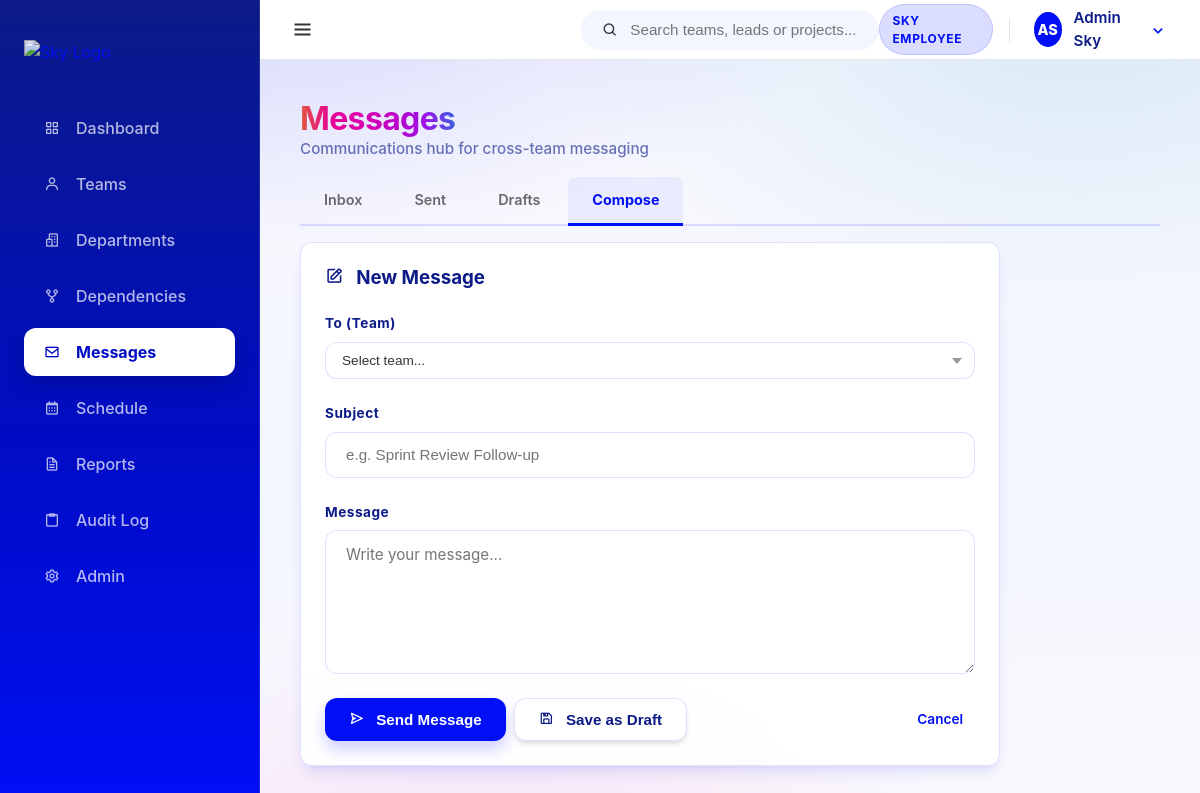
/messages/compose/ (signed in), run on the app's committed database.
### core/models.py (models this page shows, shortened)
class User(AbstractUser):
    class Meta:
        verbose_name = 'User'
        verbose_name_plural = 'Users'

### messages_app/views.py (the view, shortened to what this page needs)
# urls.py: path('compose/', views.compose, name='compose'),
@login_required
def compose(request, message_id=None):
    try:
        teams = Team.objects.all().order_by('team_name')
        existing_draft = None
        reply_body = ""
        reply_subject = ""
        prefill_team = None
        reply_to_id = request.GET.get('reply_to')
        if message_id:
            existing_draft = get_object_or_404(Message, message_id=message_id, sender_user=request.user, message_status='draft')
        all_messages = Message.objects.filter(sender_user=request.user, message_status='draft').select_related(
            'sender_user', 'team'
        ).order_by('-message_sent_at')
        final_subject = ""
        if existing_draft:
            final_subject = existing_draft.message_subject
        elif reply_subject:
            final_subject = reply_subject
        context = {
            'all_messages': all_messages,
            'teams': teams,
            'active_tab': 'compose',
            'prefill_team': prefill_team,
            'existing_draft': existing_draft,
            'reply_body': reply_body,
            'reply_subject': final_subject,
        }
        if existing_draft:
            context['reply_subject'] = existing_draft.message_subject
            context['reply_body'] = existing_draft.message_body
        return render(request, 'messages_app/inbox.html', context)
    except Exception as error:
        django_messages.error(request, f'Error composing message: {error}')
        return redirect('messages_app:inbox')

### templates/messages_app/inbox.html (shortened to what this page needs)
{% extends 'base.html' %}
{% block content %}
<div class="flex-between mb-2 animate-slide-up">
    <div>
        <h1 class="spectrum-text" style="font-size: 2rem; letter-spacing: -0.02em;">Messages</h1>
        <p style="color: var(--sky-header-blue); opacity: 0.6; font-weight: 500; font-size: 0.95rem;">Communications hub for cross-team messaging</p>
    </div>
</div>
<div class="tabs mb-2 animate-slide-up" style="animation-delay: 0.1s;">
    <a href="{% url 'messages_app:inbox' %}" class="tab-btn {% if active_tab == 'inbox' %}active{% endif %}" style="text-decoration: none;">Inbox</a>
    <a href="{% url 'messages_app:sent_messages' %}" class="tab-btn {% if active_tab == 'sent' %}active{% endif %}" style="text-decoration: none;">Sent</a>
    <a href="{% url 'messages_app:draft_messages' %}" class="tab-btn {% if active_tab == 'drafts' %}active{% endif %}" style="text-decoration: none;">Drafts</a>
    <a href="{% url 'messages_app:compose' %}" class="tab-btn {% if active_tab == 'compose' %}active{% endif %}" style="text-decoration: none;">Compose</a>
</div>
{% if active_tab == 'compose' %}
<div class="card animate-slide-up" style="animation-delay: 0.15s; max-width: 700px;">
    <h3 style="color: var(--sky-header-blue); margin-bottom: 1.5rem;">
        <i class='bx bx-edit' style="margin-right: 0.5rem;"></i> New Message
    </h3>
    <form method="post" action="{% url 'messages_app:compose' %}">
        <div class="form-group">
            <label for="compose-team">To (Team)</label>
            <select name="team" class="form-control filter-select" id="compose-team" required>
                <option value="">Select team...</option>
            </select>
        </div>
        <div class="form-group">
            <label for="compose-subject">Subject</label>
            <input type="text" name="subject" class="form-control" id="compose-subject" placeholder="e.g. Sprint Review Follow-up" value="{{ reply_subject }}" required>
        </div>
        <div class="form-group">
            <label for="compose-body">Message</label>
            <textarea name="body" class="form-control" id="compose-body" rows="6" placeholder="Write your message..." required></textarea>
        </div>
        <div class="flex gap-1" style="margin-top: 1.5rem;">
            <button type="submit" name="action" value="sent" class="btn btn-primary"><i class='bx bx-send'></i> Send Message</button>
            <button type="submit" name="action" value="draft" class="btn btn-secondary"><i class='bx bx-save'></i> Save as Draft</button>
            <a href="{% url 'messages_app:inbox' %}" class="btn btn-ghost" style="text-decoration: none; margin-left: auto;">Cancel</a>
        </div>
    </form>
</div>
{% endif %}
{% endblock %}

### templates/partials/_top_navbar.html (shortened to what this page needs)
<header class="top-navbar" style="display: flex; align-items: center; justify-content: space-between; height: 60px;">
    <div class="navbar-left">
        <button id="sidebar-toggle" class="sidebar-toggle-btn" aria-label="Toggle Sidebar">
            <i class='bx bx-menu'></i>
        </button>
    </div>
    <div class="navbar-middle">
        <div class="search-bar-container" id="global-search">
            <div class="search-bar">
                <i class='bx bx-search'></i>
                <input type="text" placeholder="Search teams, leads or projects..." id="search-input">
            </div>
        </div>
    </div>
    <div class="navbar-right" style="display: flex; align-items: center; gap: 12px;">
        <span class="badge badge-blue" style="vertical-align: middle; display: inline-flex; align-items: center;">SKY EMPLOYEE</span>
        <div class="nav-user-dropdown" id="user-dropdown-container" style="display: flex; align-items: center;">
            <div class="nav-avatar-trigger" id="user-dropdown-btn" style="display: flex; align-items: center;">
                <div class="avatar-circle small">
                    {% if user.first_name %}{{ user.first_name|first|upper }}{% else %}{{ user.username|first|upper }}{% endif %}{% if user.last_name %}{{ user.last_name|first|upper }}{% endif %}
                </div>
                <span class="user-fullname">{{ user.get_full_name|default:user.username }}</span>
                <i class='bx bx-chevron-down'></i>
            </div>
        </div>
    </div>
</header>

### assets/css/sky-layout.css (style rules this page uses)
:root { --font-size: 16px; --sky-primary: #000ff5; --sky-primary-dark: #000cc4; --sky-focus: #007ecc; --sky-surface: #fafafd; --sky-surface-strong: #f3f5ff; --sky-tint-5: rgba(0, 15, 245, 0.05); --sky-tint-10: rgba(0, 15, 245, 0.1); --sky-tint-14: rgba(0, 15, 245, 0.14); --sky-header-blue: #0c1b87; --sky-text: #333333; --sky-positive: #007e13; --sky-negative: #dd1717; --sky-attention: #f15a22; --sky-spectrum-1: #e4563e; --sky-spectrum-2: #e70296; --sky-spectrum-3: #dc01b1; --sky-spectrum-4: #be01c4; --sky-spectrum-5: #9f11e7; --sky-spectrum-6: #3d5fdf; --sky-spectrum: linear-gradient( 90deg, var(--sky-spectrum-1) 0%, var(--sky-spectrum-2) 20%, var(--sky-spectrum-3) 40%, var(--sky-spectrum-4) 60%, var(--sky-spectrum-5) 80%, var(--sky-spectrum-6) 100% ); --sky-spectrum-diagonal: linear-gradient( 135deg, var(--sky-spectrum-1) 0%, var(--sky-spectrum-2) 20%, var(--sky-spectrum-3) 40%, var(--sky-spectrum-4) 60%, var(--sky-spectrum-5) 80%, var(--sky-spectrum-6) 100% ); --primary: var(--sky-primary); --primary-foreground: #ffffff; --background: var(--sky-surface); --foreground: var(--sky-text); --card: rgba(255, 255, 255, 0.92); --card-foreground: var(--sky-text); --popover: #ffffff; --popover-foreground: var(--sky-text); --muted: var(--sky-surface-strong); --muted-foreground: rgba(51, 51, 51, 0.72); --accent: var(--sky-tint-10); --accent-foreground: var(--sky-text); --destructive: var(--sky-negative); --destructive-foreground: #ffffff; --border: rgba(0, 15, 245, 0.12); --input-background: rgba(255, 255, 255, 0.96); --ring: rgba(0, 126, 204, 0.35); --radius: 0.75rem; --sidebar-width: 260px; --header-height: 70px; --shadow-sm: 0 4px 6px -1px rgba(0, 0, 0, 0.1), 0 2px 4px -1px rgba(0, 0, 0, 0.06); --shadow-md: 0 10px 15px -3px rgba(0, 15, 245, 0.1), 0 4px 6px -2px rgba(0, 15, 245, 0.05); --shadow-lg: 0 20px 25px -5px rgba(12, 27, 135, 0.15), 0 10px 10px -5px rgba(12, 27, 135, 0.1); }
* { margin: 0; padding: 0; box-sizing: border-box; }
html body { font-family: 'Inter', system-ui, -apple-system, sans-serif; color: var(--sky-text); min-height: 100vh; line-height: 1.5; background: radial-gradient(1200px 600px at 20% -10%, rgba(0, 15, 245, 0.18) 0%, rgba(0, 15, 245, 0) 55%), radial-gradient(900px 520px at 90% 0%, rgba(0, 126, 204, 0.14) 0%, rgba(0, 126, 204, 0) 60%), radial-gradient(900px 520px at 40% 110%, rgba(220, 1, 177, 0.1) 0%, rgba(220, 1, 177, 0) 55%), linear-gradient(180deg, #fafafd 0%, #f3f5ff 60%, #fafafd 100%); background-attachment: fixed; background-size: cover; background-repeat: no-repeat; }
html body h1, html body h2, html body h3, html body h4 { color: var(--sky-header-blue); font-weight: 700; line-height: 1.2; }
html body a { color: var(--sky-primary); text-decoration: none; transition: color 0.2s ease; }
html body .top-navbar { height: 60px; background: #ffffff; border-bottom: 1px solid #e5e7eb; display: flex; align-items: center; justify-content: space-between; padding: 0 24px; position: sticky; top: 0; z-index: 900; }
html body .navbar-left, html body .navbar-middle, html body .navbar-right { display: flex; align-items: center; flex: 1; }
html body .navbar-middle { justify-content: center; }
html body .navbar-right { justify-content: flex-end; gap: 12px; }
html body .search-bar-container { position: relative; width: 100%; max-width: 400px; min-width: 280px; }
html body .search-bar { background: var(--sky-surface-strong); padding: 0 1.25rem; height: 40px; border-radius: 999px; display: flex; align-items: center; border: 1px solid transparent; transition: all 0.2s ease; }
html body .search-bar input { background: transparent; border: none; outline: none; flex: 1; margin-left: 0.75rem; font-size: 0.95rem; color: var(--sky-text); }

### data on the page
User: first_name|first "A", last_name|first "S", get_full_name "Admin Sky"
